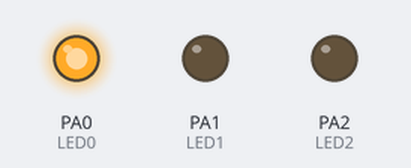
Recording of a program running on a simulated STM32 Blue Pill. Parts: output pins drawn as LEDs (lit = HIGH).

Above: at 1.0 s.
At 2.2 s:
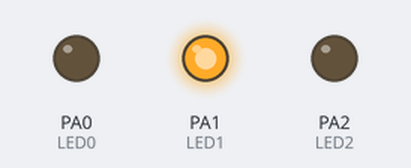
At 2.7 s:
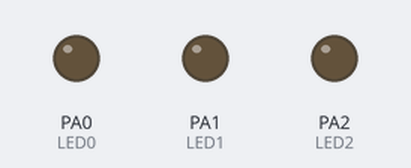
At 4.2 s:
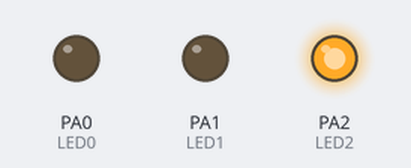
Timing chart, 0 to 5.9 s (numbered marks = the images above):
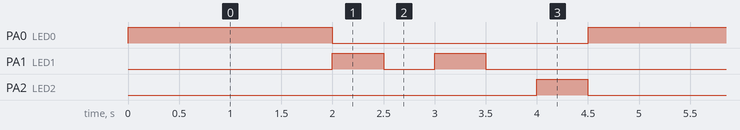

Measured:
- by itself, PA0 (LED0): alternates HIGH for 2.0 s and LOW for 2.5 s
- by itself, PA1 (LED1): repeats every 4.5 s: LOW 0.50 s, HIGH 0.50 s, LOW 3.0 s, HIGH 0.50 s
- by itself, PA2 (LED2): alternates HIGH for 0.50 s and LOW for 4.0 s

The program:

main.cpp
```cpp
#include <Arduino.h>

#define LED0 PA0
#define LED1 PA1
#define LED2 PA2

#define t_1 2000
#define t_2 500

unsigned long ultimoCambio = 0;
int paso = 0;

void setup()
{
	pinMode(LED0, OUTPUT);
	pinMode(LED1, OUTPUT);
	pinMode(LED2, OUTPUT);
	Serial.begin(115200);
	ultimoCambio = millis();
	paso = 0;
}

void loop()
{
	unsigned long ahora = millis();
	switch (paso)
	{
	case 0:
		digitalWrite(LED0, HIGH);
		digitalWrite(LED1, LOW);
		digitalWrite(LED2, LOW);
		if (ahora - ultimoCambio >= t_1)
		{
			digitalWrite(LED0, LOW);
			ultimoCambio = ahora;
			paso = 1;
		}
		break;
	case 1:
		digitalWrite(LED1, HIGH);
		if (ahora - ultimoCambio >= t_2)
		{
			digitalWrite(LED1, LOW);
			ultimoCambio = ahora;
			paso = 2;
		}
		break;
	case 2:
		if (ahora - ultimoCambio >= t_2)
		{
			digitalWrite(LED1, HIGH);
			ultimoCambio = ahora;
			paso = 3;
		}
		break;
	case 3:
		if (ahora - ultimoCambio >= t_2)
		{
			digitalWrite(LED1, LOW);
			ultimoCambio = ahora;
			paso = 4;
		}
		break;
	case 4:
		if (ahora - ultimoCambio >= t_2)
		{
			digitalWrite(LED2, HIGH);
			ultimoCambio = ahora;
			paso = 5;
		}
		break;
	case 5:
		if (ahora - ultimoCambio >= t_2)
		{
			digitalWrite(LED2, LOW);
			ultimoCambio = ahora;
			paso = 0;
		}
		break;
	}
}
```
